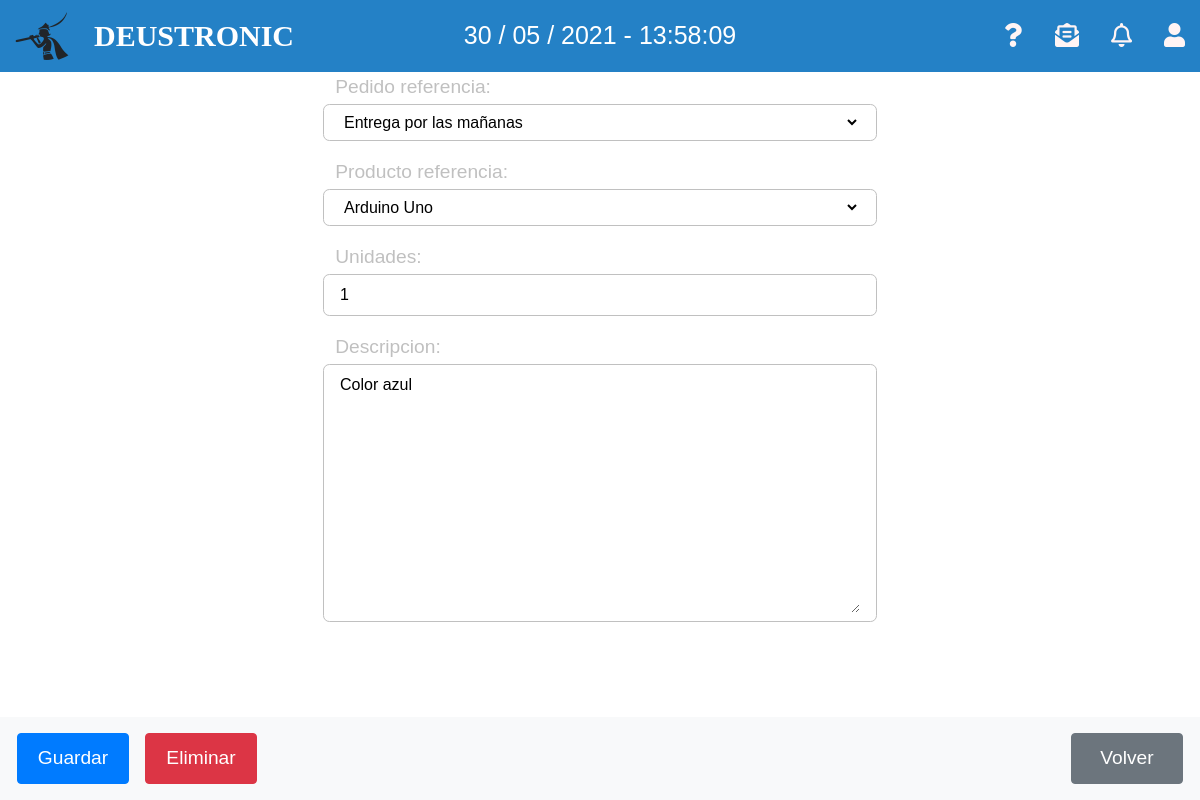
The page /appEntrega/facturas/1/editar/ on the database its author committed.
### appEntrega/models.py (models this page shows, shortened)
class Orden_Pedido(models.Model):
    pedido_referencia = models.CharField(max_length=12, primary_key=True)
    pedido_fecha = models.DateField(auto_now=True)
    pedido_descripcion = models.TextField(max_length=250)
    pedido_cliente_cif = models.ForeignKey(Cliente, on_delete=models.CASCADE)
    def __str__(self):
        return self.pedido_descripcion

class Producto(models.Model):
    producto_referencia = models.CharField(max_length=13, primary_key=True)
    producto_nombre = models.CharField(max_length=50)
    producto_descripcion = models.CharField(max_length=250)
    producto_categoria = models.CharField(max_length=50)
    producto_precio = models.DecimalField(max_digits=10, decimal_places=2, default=0)
    producto_pdf = models.FileField(blank=True,null=True)
    def __str__(self):
        return self.producto_nombre

class Factura(models.Model):
    referencia = models.CharField(max_length=12, primary_key=True)
    pedido_referencia = models.ForeignKey(Orden_Pedido, on_delete=models.CASCADE)
    producto_referencia = models.ForeignKey(Producto, on_delete=models.CASCADE)
    unidades = models.PositiveIntegerField(default=1)
    linea_precio = models.DecimalField(max_digits=10, decimal_places=2, default=0)
    descripcion = models.TextField(max_length=250)

### appEntrega/views.py (the view)
# urls.py: path('facturas/<str:pk>/editar/', UpdateFacturaView.as_view(), name='editar_factura'),
class UpdateFacturaView(UpdateView):
    model = Factura
    context_object_name = 'factura'
    template_name = 'updateFactura.html'
    fields = ['pedido_referencia', 'producto_referencia', 'unidades', 'descripcion']
    success_url = reverse_lazy('listaFactura')

### appEntrega/templates/updateFactura.html (shortened to what this page needs)
{% extends 'base.html' %}
{% block content %}
<div class="row justify-content-center m-3">
    <form class="col-6" id="updateFactura" method="POST">{% csrf_token %}
        {% for field in form %}
		<div class="formulario__grupo mt-3 focus fixed mb-5">
			<div class="formulario__grupo-label d-flex">
				<label for="referencia" class="formulario__label">
					<span class="formulario__span">{{ field.label_tag }}</span>
					<div class="formulario__grupo-input">
						{{field}}
					</div>
				</label>
			</div>
		</div>
        {% endfor %}
    </form>
</div>
<div class="m-footer"></div>
<nav class="p-2 px-4 mt-5 navbar-light bg-light fixed-bottom z-2 m-footer">
	<div class="row justify-content-between">
		<div class="d-flex">
			<div class="form-inline ml-auto">
				<button type="submit" form="updateFactura" value="Update" class="btn boton-nav btn-primary m-2">Guardar
				</button>
			</div>
			<div class="form-inline ml-auto">
				<button type="button" class="btn boton-nav btn-danger m-2" data-toggle="modal"
					data-target="#delete-modal"
					onclick="location.href='http://127.0.0.1:8000/appEntrega/factura/{{factura.pk}}/delete/'">Eliminar
				</button>
			</div>
		</div>
		<div class="form-inline ml-auto">
			<button onclick="location.href='http://127.0.0.1:8000/appEntrega/facturas'"
				class="btn boton-nav btn-secondary m-2" type="button">Volver</button>
		</div>
	</div>
</nav>
{% endblock %}

### appEntrega/static/style/styles.css (style rules this page uses)
* { font-family: 'FiraSans-Regular', sans-serif; }
html { overflow-x: hidden; overflow-y: overlay; }
html, body { height: 100%; }
body { margin: 0; }

### appEntrega/static/style/productos.css (style rules this page uses)
.boton-nav { width: 7rem; height: 3.2rem !important; color: white !important; font-weight: 400; font-size: 1.2rem; text-decoration: none; outline-style: none; }

### appEntrega/static/style/forms.css (style rules this page uses)
.formulario__grupo .formulario__input, .formulario__grupo .formulario__span { font: 16px 16px "Poppins", sans-serif; font-weight: 300; padding: 0; }
input, select, textarea { border: none !important; background-color: transparent !important; outline: none !important; display: block !important; width: 100% !important; }
.formulario__label { padding: 0.5rem 1rem; display: block; width: 100%; margin: 0 auto; border: 0.1rem solid silver; border-radius: 0.4rem; position: relative; box-sizing: border-box; transition: 0.25s; }
.formulario__span { color: silver; position: absolute; top: 0.8rem; left: 1rem; transition: 0.25s; }
.focus .formulario__label { border-color: #1a73e8; }
.focus .formulario__span { color: #1a73e8; left: 0.2rem; top: -2rem; font-size: 1.2rem; padding: 0 0.5rem; }
.formulario__grupo-input { position: relative; }
.formulario__grupo-input input { border: none; background-color: transparent; outline: none; display: block; width: 100%; }
.focus.fixed .formulario__label { border-color: silver; }
.focus.fixed .formulario__span { color: silver; }
.m-footer { padding-bottom: 3rem; }
.focus { color: #1a73e8; }

### appEntrega/static/style/modal.css (style rules this page uses)
:root { --lightgray: #efefef; --blue: steelblue; --white: #fff; --black: rgba(0, 0, 0, 0.92); }
* { padding: 0; margin: 0; }
.z-2 { z-index: 2; }

### appEntrega/static/style/settings.css (style rules this page uses)
:root { --font-size: 1; }
body { font-size: calc(var(--font-size) * 1em); }

### rows shown on the page
Orden_Pedido: form "Entrega por las mañanas"
Producto: form "Arduino Uno"
Factura: form "1" "Color azul"

### other values the page prints
{{ field.label_tag }} "Pedido referencia:" "Producto referencia:" "Unidades:" "Descripcion:"
